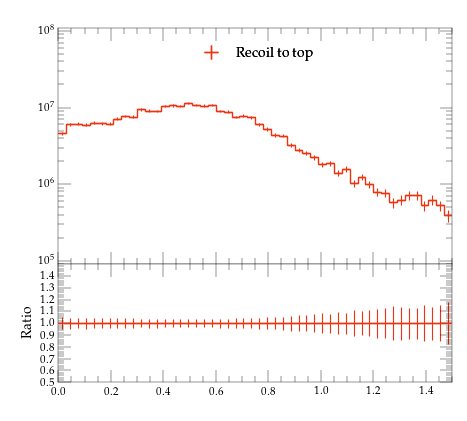

Reproduce this figure in Python.
#! /usr/bin/env python

# This Python script was auto-generated using YODA v2.0.2.
# Analysis object: /MC_HFJETS_NOTNORM/ptfracC
# Timestamp: 29-07-2026 (16:22:27)

import matplotlib as mpl
import matplotlib.pyplot as plt
mpl.use('Agg') # comment out for interactive use
import os
import numpy as np

plotDir = os.path.split(os.path.realpath(__file__))[0]
if 'YODA_USER_PLOT_PATH' in globals():
    plot_outdir = globals()['YODA_USER_PLOT_PATH']
else:
    plot_outdir = plotDir

#plot style
plt.style.use(os.path.join(plotDir, '../default.mplstyle'))
# plot metadata
figW, figH = plt.rcParams['figure.figsize']
ax_xLabel = r''
ax_yLabel = r''
ax_title  = r''
ax_xScale = 'linear'
ax_yScale = 'log'
xLims = (0.0, 1.5)
yLims = (90000.0, 110000000.00000001)

# TeX-friendly labels for the legend
labels = {
    'legend' : ([ r"Recoil to top" ], r""),
}

# Adjust canvas width and height
canvasW = 10.0
canvasH = 9.0
figW *= canvasW/10.
figH *= canvasH/9.

# Create figure and axis objects
fig, (ax, ratio0_ax) = plt.subplots(2, 1, sharex=True,
                  figsize=(figW,figH), gridspec_kw={'height_ratios': (6.0, 3.0)})

# Set figure margins
plt.subplots_adjust(
    left   = 1.0 * plt.rcParams['figure.subplot.left'],
    right  = 1.0 * plt.rcParams['figure.subplot.right'],
    top    = 1.0 * plt.rcParams['figure.subplot.top'],
    bottom = 1.0 * plt.rcParams['figure.subplot.bottom'])

ratio0_ax.yaxis.set_major_locator(mpl.ticker.MultipleLocator(0.1))
ratio0_ax.set_ylim(0.5, 1.4999)
ratio0_ax.set_ylabel('Ratio')

# the numerical data is stored in a separate file
dataf = dict()
prefix = os.path.split(__file__)[0]
if prefix:    prefix = prefix + '/'
exec(open(prefix+'ptfracC__data.py').read(), dataf)


legend_handles = dict() # keep track of handles for the legend

# style options for curves
# starts at zorder>=5 to draw curve on top of legend
styles = {
  'recoil_t': {
    'color' : '#EE3311',
    'linestyle' : '-',
    'linewidth' : 1,
    'marker' : 'none',
    'markersize' : 2,
    'capsize' : 0.0,
    'zorder' : 5,
    'histstyle' : 1,
    'drawstyle' : 'steps-pre',
    'xerrorbars' : 1,
    'yerrorbars' : 1,
    'fillcolor' : None,
    'fillopacity' : 1.0,
    'ratio0_linestyle' : '-',
    'ratio0_linewidth' : 1,
    'ratio0_marker' : 'none',
    'ratio0_markersize' : 2,
    'ratio0_capsize' : 0.0,
    'ratio0_zorder' : 5,
    'ratio0_histstyle' : 1,
    'ratio0_drawstyle' : 'steps-pre',
    'ratio0_xerrorbars' : 1,
    'ratio0_yerrorbars' : 1,
  },
}

# curve from input yoda files in main panel
for label, yvals in dataf['yvals'].items():
    if all(np.isnan(v) for v in dataf['yvals'][label]):
        continue
    tmp = None
    if styles[label]['histstyle']: # draw as histogram
        xpos = dataf['xedges'][label] if styles[label]['drawstyle'] else dataf['xpoints'][label]
        ypos = np.insert(yvals, 0, yvals[0]) if styles[label]['drawstyle'] else yvals
        if styles[label]['fillcolor']: # fill area below curve
            ax.fill_between(xpos, ypos, step='pre',
                            color=styles[label]['fillcolor'],
                            alpha=styles[label]['fillopacity'])
        tmp, = ax.plot(xpos, ypos,
                       color=styles[label]['color'],
                       linestyle=styles[label]['linestyle'],
                       linewidth=styles[label]['linewidth'],
                       drawstyle=styles[label]['drawstyle'], solid_joinstyle='miter',
                       zorder=styles[label]['zorder'], label=label)
    tmp = ax.errorbar(dataf['xpoints'][label], yvals,
                      xerr=np.array(dataf['xerrs'][label])*styles[label]['xerrorbars'],
                      yerr=np.array(dataf['yerrs'][label])*styles[label]['yerrorbars'],
                      fmt=styles[label]['marker'], capsize=styles[label]['capsize'],
                      markersize=styles[label]['markersize'],
                      ecolor=styles[label]['color'],
                      color=styles[label]['color'], zorder=styles[label]['zorder'])
    tmp[-1][0].set_linestyle(styles[label]['linestyle'])
    tmp[-1][0].set_linewidth(styles[label]['linewidth'])
    if label in dataf['add_legend_handle']:  legend_handles[label] = tmp
    for varLabel in dataf['variation_yvals'].keys():
        if varLabel.startswith(label):
            tmp, = ax.plot(dataf['xedges'][label], dataf['variation_yvals'][varLabel],
                           color=styles[label]['color'],
                           linestyle=styles[label]['linestyle'],
                           linewidth=styles[label]['linewidth'],
                           drawstyle='steps-pre', solid_joinstyle='miter',
                           zorder=styles[label]['zorder'], alpha=0.5)


# plots on ratio panel
# curve from input yoda files in ratio panel
for label, yvals in dataf['ratio0_yvals'].items():
    if all(np.isnan(v) for v in yvals):
        continue
    if styles[label]['ratio0_histstyle']: # plot as histogram
        xpos = dataf['xedges']['recoil_t'] if styles[label]['ratio0_drawstyle'] else dataf['xpoints']['recoil_t']
        ypos = np.insert(yvals, 0, yvals[0]) if styles[label]['ratio0_drawstyle'] else yvals
        ratio0_ax.plot(xpos, ypos,
                       color=styles[label]['color'],
                       linewidth=styles[label]['linewidth'],
                       linestyle=styles[label]['ratio0_linestyle'],
                       drawstyle=styles[label]['ratio0_drawstyle'], zorder=styles[label]['zorder'],
                       solid_joinstyle='miter')
    tmp = ratio0_ax.errorbar(dataf['xpoints']['recoil_t'], yvals,
                             xerr=np.array(dataf['ref_xerrs'])*styles[label]['ratio0_xerrorbars'],
                             yerr=np.array(dataf['ratio0_yerrs'][label])*styles[label]['ratio0_yerrorbars'],
                             fmt=styles[label]['ratio0_marker'], capsize=styles[label]['ratio0_capsize'],
                             markersize=styles[label]['ratio0_markersize'],
                             ecolor=styles[label]['color'],
                             color=styles[label]['color'])
    tmp[-1][0].set_linestyle(styles[label]['ratio0_linestyle'])
    tmp[-1][0].set_linewidth(styles[label]['ratio0_linewidth'])

    for varlabel in dataf['ratio0_variation_vals'].keys():
        if varlabel.startswith(label):
            ratio0_ax.plot(dataf['xedges']['recoil_t'],
                            dataf['ratio0_variation_vals'][varlabel],
                            color=styles[label]['color'],
                            linestyle=styles[label]['linestyle'],
                            linewidth=styles[label]['linewidth'],
                            drawstyle='steps-pre', solid_joinstyle='miter',
                            zorder=1, alpha=0.5)

legend_items = list(legend_handles.values())
ax.add_artist(ax.legend(legend_items,
                        labels['legend'][0],
                        title=labels['legend'][1],
                        alignment='left',
                        loc='upper center',
                        bbox_to_anchor=(0.5, 0.97)))

# set plot metadata as defined above
ratio0_ax.set_xlabel(ax_xLabel)
ratio0_ax.xaxis.set_label_coords(1., -0.15)
ax.set_ylabel(ax_yLabel, ha='right', va='top')
ax.yaxis.set_label_coords(-0.11, 1.0)
ax.set_title(ax_title, loc='left')
ax.set_xscale(ax_xScale)
ax.set_yscale(ax_yScale)
ax.set_xlim(xLims)
ax.set_ylim(yLims)

# tick formatting
plt.rcParams['xtick.top'] = True
plt.rcParams['ytick.right'] = True
ax.yaxis.set_major_locator(mpl.ticker.LogLocator(base=10.0, numticks=np.inf))
ax.yaxis.set_minor_locator(mpl.ticker.LogLocator(
                           base=10.0, subs=np.arange(0.1, 1, 0.1), numticks=np.inf))
fig.align_ylabels((ax, ratio0_ax))
plt.savefig(os.path.join(plot_outdir, 'ptfracC.pdf'), format='PDF')
plt.savefig(os.path.join(plot_outdir, 'ptfracC.png'), format='PNG')

plt.close(fig)
